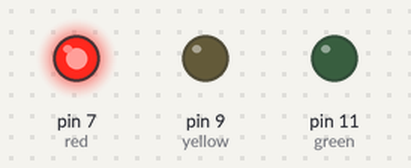
Recording of a sketch running on a simulated Arduino Uno, built with avr-gcc and run on an emulated ATmega328P. On the bench: output pins drawn as LEDs (lit = HIGH). What the sketch prints to the serial monitor is not drawn.

Above: at 2.5 s.
At 5.37 s:
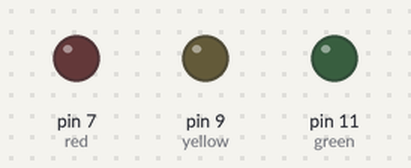
At 7.62 s:
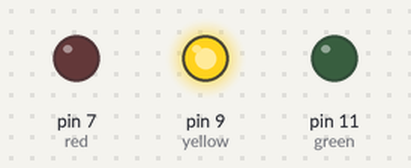
At 13.0 s:
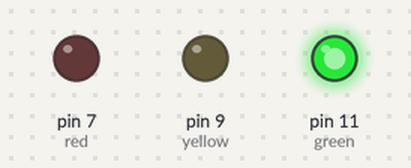
Timing chart, 0 to 20.2 s (numbered marks = the images above):
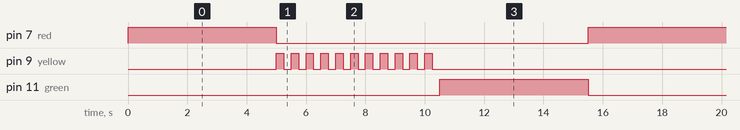

Measured:
- by itself, pin 7 (red), pin 11 (green): alternates HIGH for 5.0 s and LOW for 10.5 s
- by itself, pin 9 (yellow): moves between LOW and HIGH, repeating every 15.5 s
- by itself, everything shown: repeats every 15.5 s, in 24 steps

The sketch:

Digital_Traffic_Signal.ino
```cpp
int red=7;
int yellow=9;
int green=11;

void setup() {
  // put your setup code here, to run once:

pinMode(red,OUTPUT);
pinMode(yellow,OUTPUT);
pinMode(green,OUTPUT);

digitalWrite(red,LOW);
digitalWrite(yellow,LOW);
digitalWrite(green,LOW);
Serial.begin(9600);
}

void loop() {
  // put your main code here, to run repeatedly:

//STOP
digitalWrite(red,HIGH);
digitalWrite(yellow,LOW);
digitalWrite(green,LOW);
delay(5000);
Serial.println("STOP");

//WAIT
int c=10;
while(c>=0)
{
digitalWrite(red,LOW);
digitalWrite(yellow,HIGH);
digitalWrite(green,LOW);
delay(250);
digitalWrite(yellow,LOW);
delay(250);
Serial.print("WAIT  ");
c--;
}

Serial.println("");

//GO GO GO
Serial.println("GO!");
digitalWrite(red,LOW);
digitalWrite(yellow,LOW);
digitalWrite(green,HIGH);
delay(5000);
}
```
